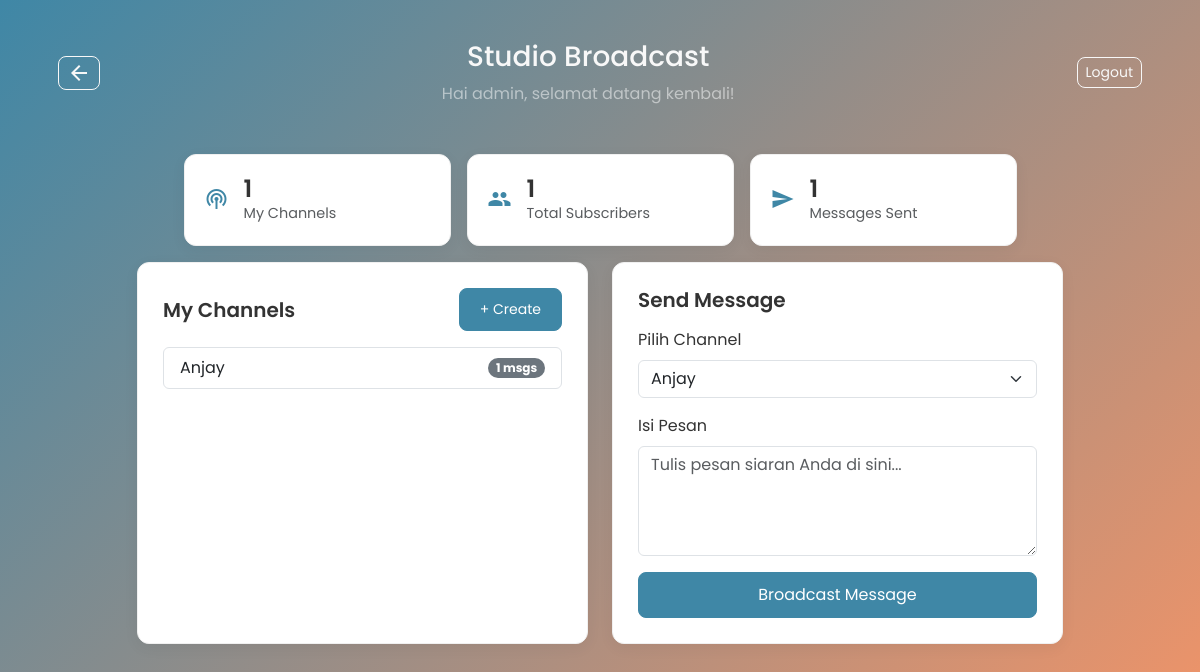
Page /publisher/ (signed in) on the earlier database version.
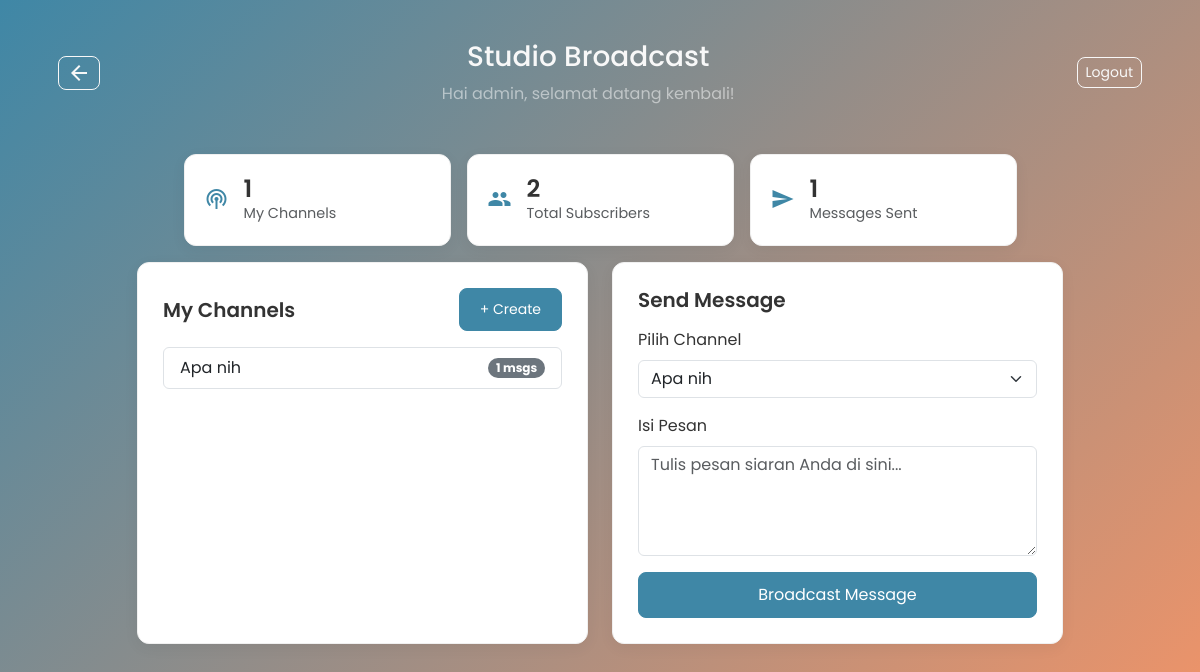
Same page on the later database version.
### app/models.py (models this page shows)
class Channel(db.Model):
    id = db.Column(db.Integer, primary_key=True)
    name = db.Column(db.String(100), unique=True, nullable=False)
    description = db.Column(db.String(200), nullable=True)
    creator_id = db.Column(db.Integer, db.ForeignKey('user.id'), nullable=False)
    created_at = db.Column(db.DateTime, default=datetime.utcnow)
    messages = db.relationship('Message', backref='channel', lazy=True)

### app/publisher/routes.py (the view)
@publisher_bp.route('/')
def dashboard():
    if 'user_id' not in session:
        return redirect(url_for('auth.login'))
    user_id = session['user_id']
    user = User.query.get(user_id)
    if not user:
        session.clear()
        flash("Sesi Anda tidak valid, silakan login kembali.", "warning")
        return redirect(url_for('auth.login'))
    user_channels = Channel.query.filter_by(creator_id=user_id).order_by(Channel.created_at.desc()).all()
    total_messages_sent = db.session.query(Message).join(Channel).filter(Channel.creator_id == user_id).count()
    total_subscribers = sum(len(channel.subscribers) for channel in user.channels)
    stats = {
        'channel_count': len(user_channels),
        'messages_sent': total_messages_sent,
        'total_subscribers': total_subscribers
    }
    return render_template('publisher.html', channels=user_channels, stats=stats)

### app/templates/publisher.html (shortened to what the changed rows need)
{% extends 'base.html' %}
{% block content %}
<div class="container py-4">
    <div class="row justify-content-center g-3 my-3">
        <div class="col-md-3">
            <div class="stat-card">
                <div class="stat-info">
                    <h4 class="mb-0" id="total-subscribers-stat">{{ stats.total_subscribers }}</h4>
                    <p class="mb-0 text-muted">Total Subscribers</p>
                </div>
            </div>
        </div>
    </div>
    <div class="row justify-content-center g-4">
        <div class="col-md-5">
            <div class="studio-panel">
                {% if channels %}
                    <ul class="list-group">
                        {% for channel in channels %}
                        <li class="list-group-item d-flex justify-content-between align-items-center">
                            {{ channel.name }}
                            <span class="badge bg-secondary rounded-pill" id="channel-msg-count-{{ channel.id }}">
                                {{ channel.messages|length }} msgs
                            </span>
                        </li>
                        {% endfor %}
                    </ul>
                {% else %}
                    <div class="text-center p-4">
                        <span class="material-icons fs-1 text-muted">radio</span>
                        <p class="mt-2 mb-3">Belum Ada Channel</p>
                        <a href="{{ url_for('publisher.create_channel_form') }}" class="btn btn-primary custom-btn-primary">Buat Channel Pertama</a>
                    </div>
                {% endif %}
            </div>
        </div>
        <div class="col-md-5">
            <div class="studio-panel">
                {% if channels %}
                <form id="send-message-form" action="{{ url_for('publisher.send_message') }}" method="POST">
                    <div class="mb-3">
                        <label for="channel_id" class="form-label">Pilih Channel</label>
                        <select name="channel_id" id="channel_id" class="form-select" required>
                            {% for channel in channels %}
                            <option value="{{ channel.id }}">{{ channel.name }}</option>
                            {% endfor %}
                        </select>
                    </div>
                    <div class="mb-3">
                        <label for="message_content" class="form-label">Isi Pesan</label>
                        <textarea name="message_content" id="message_content" rows="4" class="form-control" placeholder="Tulis pesan siaran Anda di sini..." required></textarea>
                    </div>
                    <button type="submit" class="btn btn-primary w-100 custom-btn-primary">Broadcast Message</button>
                </form>
                {% else %}
                <div class="text-center p-4">
                     <span class="material-icons fs-1 text-muted">speaker_notes_off</span>
                     <p class="mt-2">Buat channel terlebih dahulu untuk mulai mengirim pesan.</p>
                </div>
                {% endif %}
            </div>
        </div>
    </div>
</div>
{% endblock %}

Differences in the rows shown:
removed Channel: name "Anjay", messages|length "1"
added Channel: name "Apa nih", messages|length "1"
Other differences:
{{ stats.total_subscribers }}: "1" → "2"
form field channel_id: "Anjay" → "Apa nih"
